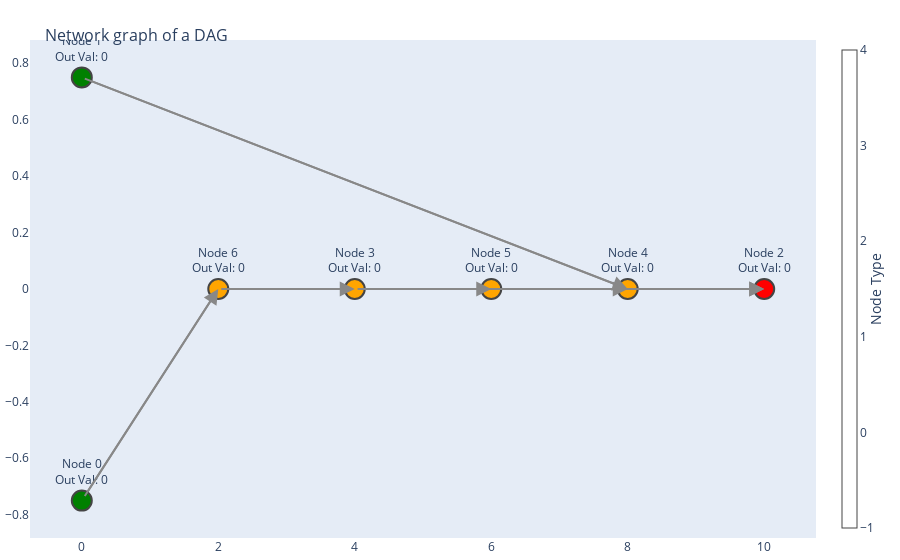

Notebook source saved alongside this figure:
### Code cell
dag.add_node('0', '3')
 
plot_dag(dag)

### Figure 1 — Plotly figure (JSON) as saved in the notebook; plotly's stock layout.template omitted (floating-point values rounded to 4 significant figures)
{"data": [{"hoverinfo": "none", "line": {"color": "#888", "width": 2}, "mode": "lines", "type": "scatter", "x": [0, 2, null, 0, 8, null, 4, 10, null, 4, 6, null, 8, 10, null, 6, 8, null, 2, 4, null], "y": [-0.75, 0, null, 0.75, 0, null, 0, 0, null, 0, 0, null, 0, 0, null, 0, 0, null, 0, 0, null]}, {"hoverinfo": "text", "marker": {"color": ["green", "green", "red", "orange", "orange", "orange", "orange"], "colorbar": {"thickness": 15, "title": {"side": "right", "text": "Node Type"}, "xanchor": "left"}, "colorscale": [[0, "rgb(255,255,217)"], [0.125, "rgb(237,248,177)"], [0.25, "rgb(199,233,180)"], [0.375, "rgb(127,205,187)"], [0.5, "rgb(65,182,196)"], [0.625, "rgb(29,145,192)"], [0.75, "rgb(34,94,168)"], [0.875, "rgb(37,52,148)"], [1, "rgb(8,29,88)"]], "line": {"width": 2}, "showscale": true, "size": 20}, "mode": "markers+text", "text": ["Node 0<br>Out Val: 0", "Node 1<br>Out Val: 0", "Node 2<br>Out Val: 0", "Node 3<br>Out Val: 0", "Node 4<br>Out Val: 0", "Node 5<br>Out Val: 0", "Node 6<br>Out Val: 0"], "textposition": "top center", "type": "scatter", "x": [0, 0, 10, 4, 8, 6, 2], "y": [-0.75, 0.75, 0, 0, 0, 0, 0]}], "layout": {"annotations": [{"arrowcolor": "#888", "arrowhead": 2, "arrowsize": 1.5, "arrowwidth": 2, "ax": 0, "axref": "x", "ay": -0.75, "ayref": "y", "showarrow": true, "x": 2, "xref": "x", "y": 0, "yref": "y"}, {"arrowcolor": "#888", "arrowhead": 2, "arrowsize": 1.5, "arrowwidth": 2, "ax": 0, "axref": "x", "ay": 0.75, "ayref": "y", "showarrow": true, "x": 8, "xref": "x", "y": 0, "yref": "y"}, {"arrowcolor": "#888", "arrowhead": 2, "arrowsize": 1.5, "arrowwidth": 2, "ax": 4, "axref": "x", "ay": 0, "ayref": "y", "showarrow": true, "x": 10, "xref": "x", "y": 0, "yref": "y"}, {"arrowcolor": "#888", "arrowhead": 2, "arrowsize": 1.5, "arrowwidth": 2, "ax": 4, "axref": "x", "ay": 0, "ayref": "y", "showarrow": true, "x": 6, "xref": "x", "y": 0, "yref": "y"}, {"arrowcolor": "#888", "arrowhead": 2, "arrowsize": 1.5, "arrowwidth": 2, "ax": 8, "axref": "x", "ay": 0, "ayref": "y", "showarrow": true, "x": 10, "xref": "x", "y": 0, "yref": "y"}, {"arrowcolor": "#888", "arrowhead": 2, "arrowsize": 1.5, "arrowwidth": 2, "ax": 6, "axref": "x", "ay": 0, "ayref": "y", "showarrow": true, "x": 8, "xref": "x", "y": 0, "yref": "y"}, {"arrowcolor": "#888", "arrowhead": 2, "arrowsize": 1.5, "arrowwidth": 2, "ax": 2, "axref": "x", "ay": 0, "ayref": "y", "showarrow": true, "x": 4, "xref": "x", "y": 0, "yref": "y"}], "hovermode": "closest", "margin": {"b": 20, "l": 5, "r": 5, "t": 40}, "showlegend": false, "title": {"font": {"size": 16}, "text": "<br>Network graph of a DAG"}, "xaxis": {"showgrid": false, "zeroline": false}, "yaxis": {"showgrid": false, "zeroline": false}}}
